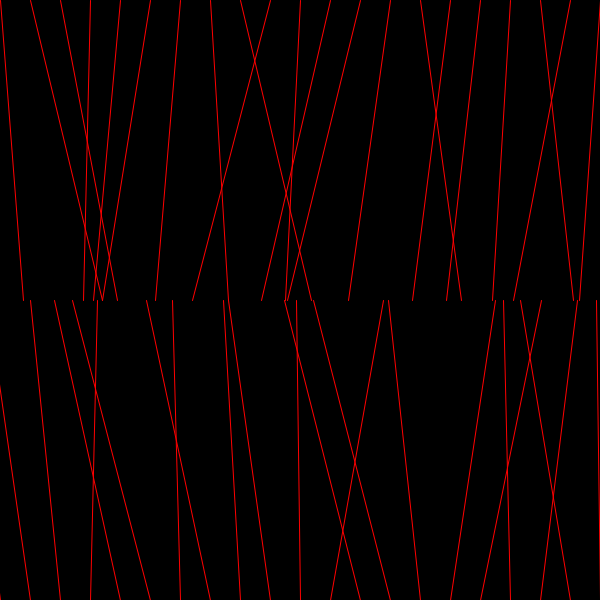
Frame 1 (no input)
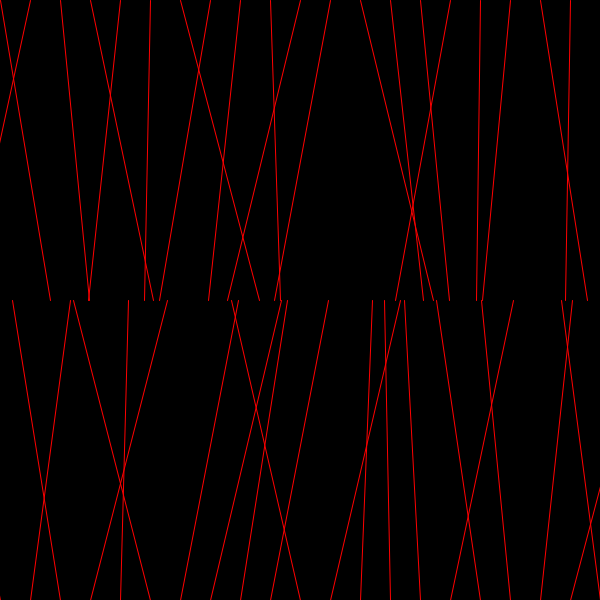
Frame 60 (the mouse pressed at the canvas centre just before this capture)
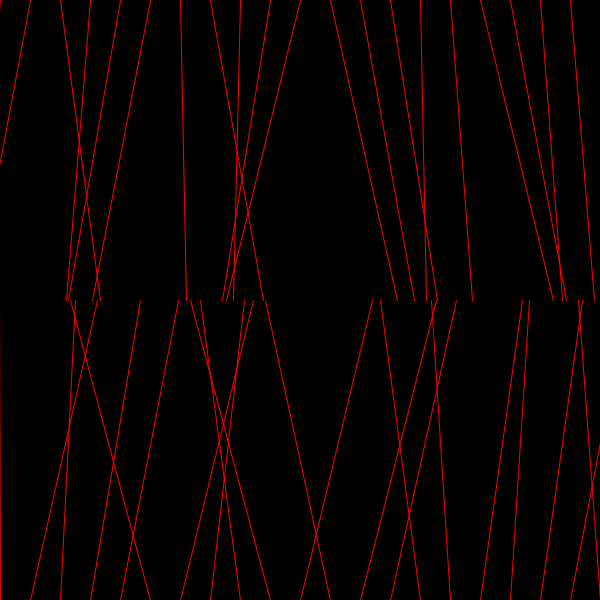
Frame 120 (the mouse held since frame 60 and released just before this capture)

The Processing sketch that drew these frames (run headless with seeded random() and noise(); from frame 60 on, the mouse is pressed at the canvas centre):

// Processing sketch: p04_demo2
// ── p04_demo2.pde
void setup()
{
  size(600, 600);
  smooth();
  background(0);
}


void draw()
{
  int nx = 20;
  
  float x;
  float sx = width / nx;
    
  background(0);  
  stroke(255, 0, 0);
    
  for(int i=0; i<=nx; i++)
  {
    x = i * sx;
    line(x, 0, x+random(-80, 80), height/2);
    line(x, height, x+random(-80, 80), height/2);
  }
}
